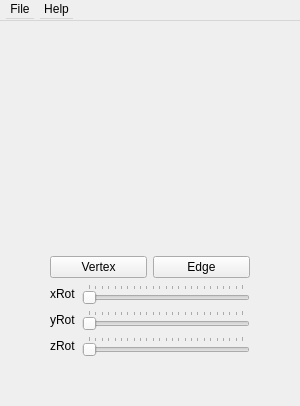
<?xml version="1.0" encoding="UTF-8"?>
<ui version="4.0">
 <class>Window</class>
 <widget class="QWidget" name="Window">
  <property name="geometry">
   <rect>
    <x>0</x>
    <y>0</y>
    <width>298</width>
    <height>347</height>
   </rect>
  </property>
  <property name="windowTitle">
   <string>Modeller</string>
  </property>
  <property name="windowIcon">
   <iconset>
    <normaloff>../res/cubes.png</normaloff>../res/cubes.png</iconset>
  </property>
  <layout class="QVBoxLayout" name="verticalLayout">
   <item>
    <widget class="MyGLWidget" name="myGLWidget" native="true">
     <property name="minimumSize">
      <size>
       <width>200</width>
       <height>200</height>
      </size>
     </property>
    </widget>
   </item>
   <item>
    <layout class="QGridLayout" name="gridLayout">
     <item row="0" column="0">
      <widget class="QPushButton" name="pushButton">
       <property name="text">
        <string>Vertex</string>
       </property>
       <property name="icon">
        <iconset>
         <normaloff>../res/molecule.png</normaloff>../res/molecule.png</iconset>
       </property>
      </widget>
     </item>
     <item row="0" column="1">
      <widget class="QPushButton" name="pushButton_2">
       <property name="text">
        <string>Edge</string>
       </property>
       <property name="icon">
        <iconset>
         <normaloff>../res/vector-diagonal-line-with-box-edges.png</normaloff>../res/vector-diagonal-line-with-box-edges.png</iconset>
       </property>
      </widget>
     </item>
    </layout>
   </item>
   <item>
    <layout class="QHBoxLayout" name="horizontalLayout">
     <item>
      <widget class="QLabel" name="label">
       <property name="text">
        <string>xRot</string>
       </property>
      </widget>
     </item>
     <item>
      <widget class="QSlider" name="rotXSlider">
       <property name="maximum">
        <number>360</number>
       </property>
       <property name="singleStep">
        <number>16</number>
       </property>
       <property name="pageStep">
        <number>15</number>
       </property>
       <property name="orientation">
        <enum>Qt::Horizontal</enum>
       </property>
       <property name="tickPosition">
        <enum>QSlider::TicksAbove</enum>
       </property>
       <property name="tickInterval">
        <number>15</number>
       </property>
      </widget>
     </item>
    </layout>
   </item>
   <item>
    <layout class="QHBoxLayout" name="horizontalLayout_2">
     <item>
      <widget class="QLabel" name="label_2">
       <property name="text">
        <string>yRot</string>
       </property>
      </widget>
     </item>
     <item>
      <widget class="QSlider" name="rotYSlider">
       <property name="maximum">
        <number>360</number>
       </property>
       <property name="singleStep">
        <number>16</number>
       </property>
       <property name="pageStep">
        <number>15</number>
       </property>
       <property name="orientation">
        <enum>Qt::Horizontal</enum>
       </property>
       <property name="tickPosition">
        <enum>QSlider::TicksAbove</enum>
       </property>
       <property name="tickInterval">
        <number>15</number>
       </property>
      </widget>
     </item>
    </layout>
   </item>
   <item>
    <layout class="QHBoxLayout" name="horizontalLayout_3">
     <item>
      <widget class="QLabel" name="label_3">
       <property name="text">
        <string>zRot</string>
       </property>
      </widget>
     </item>
     <item>
      <widget class="QSlider" name="rotZSlider">
       <property name="maximum">
        <number>360</number>
       </property>
       <property name="singleStep">
        <number>16</number>
       </property>
       <property name="pageStep">
        <number>15</number>
       </property>
       <property name="orientation">
        <enum>Qt::Horizontal</enum>
       </property>
       <property name="tickPosition">
        <enum>QSlider::TicksAbove</enum>
       </property>
       <property name="tickInterval">
        <number>15</number>
       </property>
      </widget>
     </item>
    </layout>
   </item>
  </layout>
  <widget class="QMenuBar" name="menuBar">
   <property name="geometry">
    <rect>
     <x>0</x>
     <y>0</y>
     <width>867</width>
     <height>21</height>
    </rect>
   </property>
   <widget class="QMenu" name="menuFile">
    <property name="title">
     <string>File</string>
    </property>
    <addaction name="action_ffnen_2"/>
    <addaction name="actionLaden_2"/>
    <addaction name="actionSpeichern_2"/>
   </widget>
   <widget class="QMenu" name="menuhelp">
    <property name="title">
     <string>Help</string>
    </property>
    <addaction name="separator"/>
    <addaction name="actionControls"/>
    <addaction name="actionSettings"/>
    <addaction name="actionExit"/>
   </widget>
   <addaction name="menuFile"/>
   <addaction name="menuhelp"/>
  </widget>
  <action name="action_ffnen_2">
   <property name="text">
    <string>Öffnen</string>
   </property>
  </action>
  <action name="actionLaden_2">
   <property name="text">
    <string>Laden</string>
   </property>
  </action>
  <action name="actionSpeichern_2">
   <property name="text">
    <string>Speichern</string>
   </property>
  </action>
  <action name="actionControls">
   <property name="text">
    <string>Controls</string>
   </property>
  </action>
  <action name="actionSettings">
   <property name="text">
    <string>Settings</string>
   </property>
  </action>
  <action name="actionExit">
   <property name="text">
    <string>Exit</string>
   </property>
  </action>
 </widget>
 <layoutdefault spacing="6" margin="50"/>
 <customwidgets>
  <customwidget>
   <class>MyGLWidget</class>
   <extends>QWidget</extends>
   <header>myglwidget.h</header>
   <container>1</container>
   <slots>
    <slot>setXRotation(int)</slot>
    <slot>setZRotation(int)</slot>
    <slot>setYRotation(int)</slot>
   </slots>
  </customwidget>
 </customwidgets>
 <resources/>
 <connections>
  <connection>
   <sender>rotXSlider</sender>
   <signal>valueChanged(int)</signal>
   <receiver>myGLWidget</receiver>
   <slot>setXRotation(int)</slot>
   <hints>
    <hint type="sourcelabel">
     <x>81</x>
     <y>227</y>
    </hint>
    <hint type="destinationlabel">
     <x>83</x>
     <y>205</y>
    </hint>
   </hints>
  </connection>
  <connection>
   <sender>rotYSlider</sender>
   <signal>valueChanged(int)</signal>
   <receiver>myGLWidget</receiver>
   <slot>setYRotation(int)</slot>
   <hints>
    <hint type="sourcelabel">
     <x>153</x>
     <y>265</y>
    </hint>
    <hint type="destinationlabel">
     <x>156</x>
     <y>206</y>
    </hint>
   </hints>
  </connection>
  <connection>
   <sender>rotZSlider</sender>
   <signal>valueChanged(int)</signal>
   <receiver>myGLWidget</receiver>
   <slot>setZRotation(int)</slot>
   <hints>
    <hint type="sourcelabel">
     <x>229</x>
     <y>311</y>
    </hint>
    <hint type="destinationlabel">
     <x>227</x>
     <y>202</y>
    </hint>
   </hints>
  </connection>
  <connection>
   <sender>actionExit</sender>
   <signal>triggered()</signal>
   <receiver>Window</receiver>
   <slot>close()</slot>
   <hints>
    <hint type="sourcelabel">
     <x>115</x>
     <y>81</y>
    </hint>
    <hint type="destinationlabel">
     <x>148</x>
     <y>173</y>
    </hint>
   </hints>
  </connection>
 </connections>
</ui>
